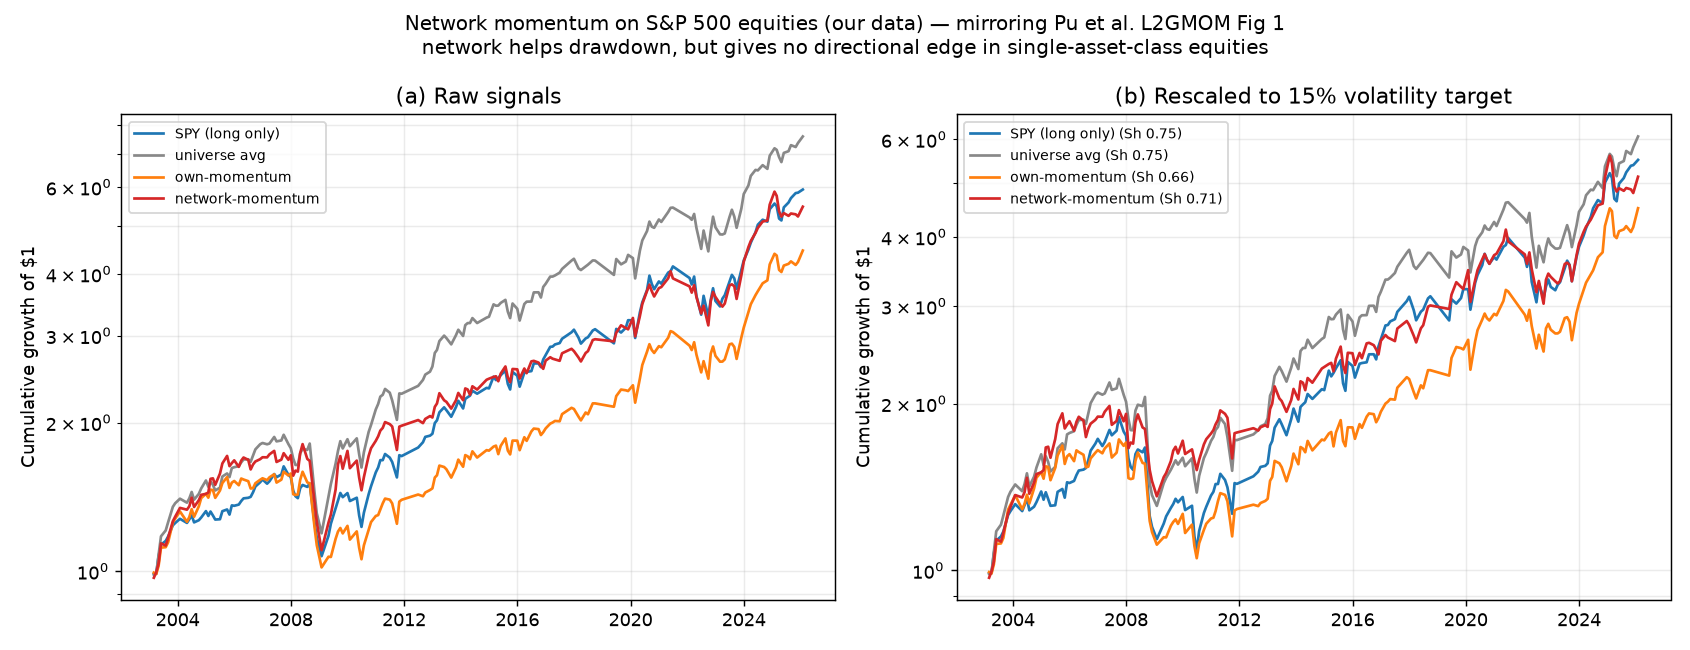

Reproduce this figure in Python.
"""Network momentum (Pu-Roberts-Zohren-Dong, L2GMOM) tied into our framework.

Our thread found: own-momentum has ~0 cross-sectional IC for direction, but the
correlation NETWORK is highly predictable. Network momentum exploits exactly
that: a stock's signal is the momentum of its network NEIGHBOURS, propagated
over the (predictable) correlation graph. So it turns something we forecast
well (the graph) into a directional signal that own-momentum couldn't provide.

Construction (a transparent, database-free version of the paper's learned net):
  - graph A   = Ledoit-Wolf correlation of 252 trailing daily returns, clipped
                to positive edges, sparsified to each name's top-k neighbours,
                row-normalised (zero diagonal).
  - own_mom   = vol-normalised 12-1 month momentum of each name.
  - net_mom_i = sum_j A_ij * own_mom_j  (neighbours' momentum, not your own).

Part A: cross-sectional IC of own-mom vs net-mom vs forward returns.
Part B: long-only top-quintile portfolios, vol-targeted to 15% (as in the
        paper's Fig 1b), net-mom vs own-mom vs the universe, plus net-mom
        selection allocated by our predicted-covariance min-variance.
"""
from __future__ import annotations
import json
import warnings
from pathlib import Path
import numpy as np
import pandas as pd
from sklearn.covariance import LedoitWolf
from floor_lib import build, HERE, ROOT
from hrp import min_var_weights

warnings.filterwarnings("ignore")
PIT = ROOT / "experiments" / "monthly_dca" / "cache" / "v2" / "sp500_pit"
AUG = PIT / "augmented"
COV_LB, TOPK, TARGET_VOL, VOL_LB = 252, 20, 0.15, 6


def build_signals():
    panel = pd.read_parquet(AUG / "sp500_pit_panel.parquet",
                            columns=["asof", "ticker", "fwd_1m_ret", "fwd_3m_ret"])
    panel["asof"] = pd.to_datetime(panel["asof"])
    daily = pd.read_parquet(PIT / "prices_extended_pit.parquet").sort_index()
    dret = daily.pct_change()
    mr = pd.read_parquet(AUG / "monthly_returns_clean.parquet").sort_index()
    gdates = daily.index.values
    midx = list(mr.index)

    recs = []
    for t in sorted(panel["asof"].unique()):
        if t not in mr.index:
            continue
        names = list(panel[panel["asof"] == t]["ticker"])
        gpos = np.searchsorted(gdates, np.datetime64(t), side="right") - 1
        win = dret.iloc[gpos - COV_LB + 1: gpos + 1]
        # own momentum: vol-normalised 12-1m from monthly returns
        mpos = midx.index(t)
        if mpos < 13:
            continue
        hist = mr.iloc[mpos - 12: mpos]            # months t-12..t-1
        names = [n for n in names if n in win.columns and win[n].notna().all()
                 and n in mr.columns and hist[n].notna().all()]
        if len(names) < 30:
            continue
        mom = (1 + hist[names]).prod() - 1
        vol = hist[names].std(ddof=0) * np.sqrt(12) + 1e-6
        own = (mom / vol)                          # vol-normalised momentum
        own_z = (own - own.mean()) / (own.std(ddof=0) + 1e-9)

        corr = LedoitWolf().fit(win[names].values).covariance_
        d = np.sqrt(np.diag(corr)); corr = corr / np.outer(d, d)
        A = np.clip(corr, 0, None); np.fill_diagonal(A, 0.0)
        # sparsify to top-k neighbours per row
        if A.shape[0] > TOPK:
            thr = np.sort(A, axis=1)[:, -TOPK][:, None]
            A = np.where(A >= thr, A, 0.0)
        rowsum = A.sum(1, keepdims=True); rowsum[rowsum == 0] = 1.0
        A = A / rowsum
        net = A @ own_z.values                     # neighbours' momentum

        sub = panel[(panel["asof"] == t)].set_index("ticker").reindex(names)
        recs.append(pd.DataFrame({
            "asof": t, "ticker": names,
            "own_mom": own_z.values, "net_mom": net,
            "fwd_1m": sub["fwd_1m_ret"].values, "fwd_3m": sub["fwd_3m_ret"].values}))
    return pd.concat(recs, ignore_index=True)


def ic(df, sig, tgt):
    s = df.dropna(subset=[sig, tgt])
    per = s.groupby("asof").apply(
        lambda g: g[sig].corr(g[tgt], method="spearman") if len(g) > 10 else np.nan,
        include_groups=False).dropna()
    return per.mean(), per.mean() / (per.std(ddof=1) / np.sqrt(len(per)))


def main():
    sig = build_signals()
    print("=== Part A: does the network give directional IC own-mom lacked? ===")
    print(f"{'signal':<12}{'IC vs fwd_1m':>18}{'IC vs fwd_3m':>18}")
    for name, col in [("own_mom", "own_mom"), ("net_mom", "net_mom")]:
        i1, t1 = ic(sig, col, "fwd_1m")
        i3, t3 = ic(sig, col, "fwd_3m")
        print(f"{name:<12}{i1:>9.3f}(t{t1:>4.1f}){i3:>9.3f}(t{t3:>4.1f})")

    # ---- Part B: vol-targeted long-only quintile portfolios ----
    mr = pd.read_parquet(AUG / "monthly_returns_clean.parquet").sort_index()
    daily = pd.read_parquet(PIT / "prices_extended_pit.parquet").sort_index()
    spy = daily["SPY"].resample("ME").last().pct_change()
    last_seen = mr.apply(lambda c: c.last_valid_index())
    midx = list(mr.index)

    def fwd(t_next, names):
        r = mr.loc[t_next, names].astype(float)
        for nm in names:
            if pd.isna(r[nm]) and last_seen[nm] is not None and t_next > last_seen[nm]:
                r[nm] = -1.0
        return r.fillna(0.0)

    rows = {"net_mom": [], "own_mom": [], "univ": []}
    months, spy_r = [], []
    for t, g in sig.groupby("asof"):
        pos = midx.index(t)
        if pos + 1 >= len(midx):
            break
        t_next = midx[pos + 1]
        names_all = [n for n in g["ticker"] if n in mr.columns]
        if len(names_all) < 30:
            continue
        K = max(10, len(g) // 5)                    # top quintile
        for key, col in [("net_mom", "net_mom"), ("own_mom", "own_mom")]:
            top = g.nlargest(K, col)["ticker"]
            top = [n for n in top if n in mr.columns]
            rows[key].append(float(fwd(t_next, top).mean()))
        rows["univ"].append(float(fwd(t_next, names_all).mean()))
        spy_r.append(float(spy.get(t_next, np.nan)))
        months.append(pd.Timestamp(t_next))

    base = {k: pd.Series(v, index=months) for k, v in rows.items()}
    base["SPY"] = pd.Series(spy_r, index=months).fillna(0.0)

    def vt(r):                                      # 15% vol target
        out = []
        for i in range(len(r)):
            e = 1.0 if i < VOL_LB else np.clip(
                TARGET_VOL / (r.iloc[i - VOL_LB:i].std(ddof=0) * np.sqrt(12) + 1e-9), 0, 1.5)
            out.append(e * r.iloc[i])
        return pd.Series(out, index=r.index)

    def perf(r):
        r = r.values; eq = np.cumprod(1 + r)
        cagr = eq[-1] ** (12 / len(r)) - 1
        vol = r.std(ddof=0) * np.sqrt(12)
        dd = (eq / np.maximum.accumulate(eq) - 1).min()
        return cagr, (r.mean() * 12) / vol if vol > 0 else 0, dd

    print("\n=== Part B: long-only top-quintile, 15% vol target (paper-style) ===")
    print(f"{'strategy':<26}{'CAGR':>7}{'Sharpe':>8}{'maxDD':>8}")
    out = {}
    for name, r in [("SPY (long only)", base["SPY"]),
                    ("universe avg", vt(base["univ"])),
                    ("own-momentum", vt(base["own_mom"])),
                    ("network-momentum", vt(base["net_mom"]))]:
        c, sh, dd = perf(r); out[name] = dict(cagr=c, sharpe=sh, maxdd=dd)
        print(f"{name:<26}{c*100:>6.1f}%{sh:>8.2f}{dd*100:>7.0f}%")

    (HERE / "network_momentum_results.json").write_text(json.dumps(
        {"ic": {"own_1m": ic(sig, "own_mom", "fwd_1m"),
                "net_1m": ic(sig, "net_mom", "fwd_1m"),
                "own_3m": ic(sig, "own_mom", "fwd_3m"),
                "net_3m": ic(sig, "net_mom", "fwd_3m")},
         "portfolio": out}, indent=2, default=float))
    print(f"\nwrote {HERE/'network_momentum_results.json'}")

    # ---- mirror the paper's Fig 1: raw vs 15% vol-target cumulative returns ----
    import matplotlib
    matplotlib.use("Agg")
    import matplotlib.pyplot as plt
    lines = [("SPY (long only)", base["SPY"], "#1f77b4"),
             ("universe avg", base["univ"], "#888888"),
             ("own-momentum", base["own_mom"], "#ff7f0e"),
             ("network-momentum", base["net_mom"], "#d62728")]
    fig, (axA, axB) = plt.subplots(1, 2, figsize=(13, 5))
    for label, r, col in lines:
        axA.plot((1 + r).cumprod().index, (1 + r).cumprod().values, color=col, label=label)
        rv = vt(r)
        axB.plot((1 + rv).cumprod().index, (1 + rv).cumprod().values, color=col,
                 label=f"{label} (Sh {perf(rv)[1]:.2f})")
    axA.set_title("(a) Raw signals"); axB.set_title("(b) Rescaled to 15% volatility target")
    for ax in (axA, axB):
        ax.set_ylabel("Cumulative growth of $1"); ax.set_yscale("log")
        ax.grid(True, which="both", alpha=0.25); ax.legend(fontsize=8)
    fig.suptitle("Network momentum on S&P 500 equities (our data) — mirroring "
                 "Pu et al. L2GMOM Fig 1\nnetwork helps drawdown, but gives no "
                 "directional edge in single-asset-class equities", fontsize=11)
    fig.tight_layout()
    fig.savefig(HERE / "network_momentum.png", dpi=130)
    print(f"wrote {HERE/'network_momentum.png'}")


if __name__ == "__main__":
    main()
